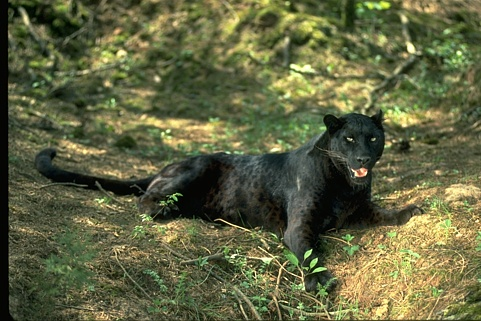
#> input picture img/panther.jpg, 481 x 321 px
$ jupyter execute paper_demo.ipynb   (shell and % lines are left out)
#> lines starting #> are read from the running program, lines starting #| are printed output that depends on the picture; after the words box and inside, x2 and y2 are one past the last pixel; in counts of white or black regions, pixels touching at a corner belong together
[cell 1]
import numpy as np
import cv2 as cv
import matplotlib
from matplotlib import pyplot as plt

[cell 2]
def calc_border_mask(img, T_percent):
    """计算得到边缘附近像素点位置的掩模。
    1. 使用拉普拉斯算子计算得到img的边缘图像
    2. 选取边缘图像最大值的T_percent作为阈值对边缘图像做阈值处理，得到一幅二值图像。该二值图像即为结果（亮点即可认为是边缘附近的像素点）
    """
    lap_img = abs(cv.Laplacian(img, -1))
    # lap_kernel = np.array([[1, 1, 1], [1, -8, 1], [1, 1, 1]])
    # lap_img = abs(cv.filter2D(img, -1, lap_kernel))
    lap_hist = cv.calcHist([lap_img], [0], None, [256], [0,256])

    T = np.max(lap_img) * T_percent # 阈值取拉普拉斯图像中最大值的xx%
    _, border_mask = cv.threshold(lap_img, T, 255, cv.THRESH_BINARY)
    return border_mask

[cell 3]
def max_entropy_1d(hist_normal):
    """
    Implement Kapur-Sahoo-Wong (1d Maximum Entropy) thresholding method.
    paper: J. N. KAPUR, P. K. SAHOO, A. K. C. WONG.
    A New Method for Gray-Level Picture Thresholding Using the Entropy of the Histogram[J].
    COMPUTER VISION, GRAPHICS, AND IMAGE PROCESSING, 1985, 29:273-285.

    Params:
        hist_normal [1d np.array]: 归一化后的图像灰度直方图。
    Return:
        threshold [int]
    """

    # calculate normalized CDF (cumulative density function)
    cdf_normal = hist_normal.cumsum()

    valid_idxs = np.nonzero(hist_normal)[0]
    valid_p_i = hist_normal[valid_idxs]
    H_s_cum = -np.cumsum(valid_p_i * np.log(valid_p_i))

    H_n = H_s_cum[-1]

    max_ent, threshold = 0, 0
    ents = []
    for i in range(len(H_s_cum) - 1): # 忽略最后一个非零点，防止P_s为1导致(1 - P_s)为0
        s = valid_idxs[i]
        P_s = cdf_normal[s]
        H_s = H_s_cum[i]
        total_ent = np.log(P_s * (1 - P_s)) + H_s/P_s + (H_n - H_s)/(1 - P_s)

        ents.append(total_ent)
        # find max
        if total_ent > max_ent:
            max_ent, threshold = total_ent, s

    return threshold, max_ent, valid_idxs, ents

[cell 4]
img_name = 'img/panther.jpg'
img = cv.imread(img_name, cv.IMREAD_GRAYSCALE)
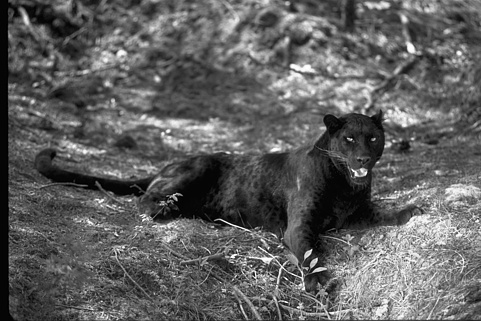
#> img: shape (321, 481); min 0, max 255, mean 95.5

hist = cv.calcHist([img], [0], None, [256], [0,256])
#> hist = 256 values, max 2639 at index 5, min 17 at index 253, mean 603.1
hist_normal = cv.normalize(hist.ravel(), None, norm_type=cv.NORM_L1).ravel()
#> hist_normal = 256 values, max 0.0171 at index 5, min 0.00011 at index 253, mean 0.00391

border_mask = calc_border_mask(img, T_percent=0.2)
#> in calc_border_mask, `lap_img = abs(cv.Laplacian(img, -1))`:
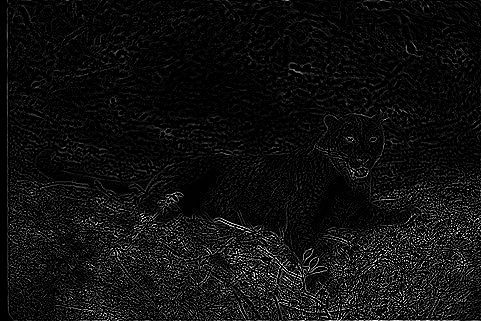
#> lap_img: shape (321, 481); min 0, max 255, mean 15.9
#> in calc_border_mask, `lap_hist = cv.calcHist([lap_img], [0], None, [256], [0,256])`: lap_hist = 256 values, max 77641 at index 0, min 2 at index 252, mean 603.1
#> in calc_border_mask, `T = np.max(lap_img) * T_percent`: T = 51
#> in calc_border_mask, `_, border_mask = cv.threshold(lap_img, T, 255, cv.THRESH_BINARY)`:
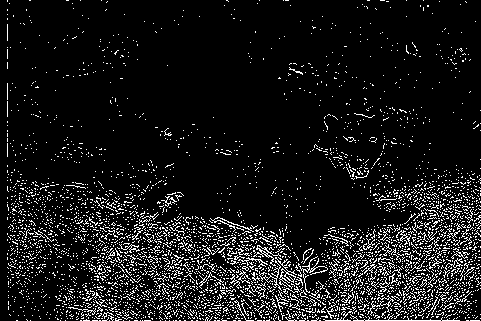
#> border_mask: shape (321, 481); 9.3% white in thin lines or dots
masked_img = cv.bitwise_and(img, img, mask=border_mask)
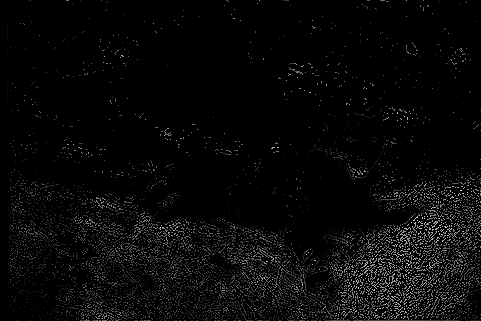
#> masked_img: shape (321, 481); min 0, max 225, mean 7.9
masked_img_hist = cv.calcHist([img], [0], border_mask, [256], [0,256])
#> masked_img_hist = 256 values, max 175 at index 63, min 0 at index 210, mean 56.22
masked_img_hist_normal = cv.normalize(masked_img_hist.ravel(), None, norm_type=cv.NORM_L1).ravel()
#> masked_img_hist_normal = 256 values, max 0.0122 at index 63, min 0 at index 210, mean 0.00391

th1, max_ent1, valid_range1, ents1 = max_entropy_1d(hist_normal)
#> in max_entropy_1d, `cdf_normal = hist_normal.cumsum()`: cdf_normal = 256 values from 0.00161 to 1
#> in max_entropy_1d, `valid_idxs = np.nonzero(hist_normal)[0]`: valid_idxs = 256 values from 0 to 255
#> in max_entropy_1d, `valid_p_i = hist_normal[valid_idxs]`: valid_p_i has the same summary as hist_normal outside max_entropy_1d
#> in max_entropy_1d, `H_s_cum = -np.cumsum(valid_p_i * np.log(valid_p_i))`: H_s_cum = 256 values from 0.0104 to 5.23
#> in max_entropy_1d, `H_n = H_s_cum[-1]`: H_n = 5.23
#> the loop in max_entropy_1d, `for i in range(len(H_s_cum) - 1):` made 255 passes
#> (P_s, H_s, total_ent, max_ent) on passes 1, 2, 3, 4, 5, 7, 8, 9, 10, 11, 12, 13: (0.00161, 0.0104, 5.22, 5.22), (0.0025, 0.0166, 5.87, 5.87), (0.00352, 0.0236, 6.28, 6.28), (0.00505, 0.0336, 6.57, 6.57), (0.00963, 0.0582, 6.61, 6.61), (0.0345, 0.166, 6.64, 6.64), (0.0395, 0.192, 6.83, 6.83), (0.0432, 0.213, 6.98, 6.98), (0.0457, 0.228, 7.09, 7.09), (0.0478, 0.24, 7.18, 7.18), (0.0496, 0.252, 7.26, 7.26), (0.0513, 0.263, 7.34, 7.34)
#> (P_s, H_s, total_ent) on pass 6: (0.0267, 0.128, 6.37)
#> after the loop in max_entropy_1d, `for i in range(len(H_s_cum) - 1):`: ents = 255 values, max 9.35 at index 142, min 5.21 at index 254, mean 8.67; max_ent = 9.35; threshold = 142
#> th1 = 142; max_ent1 = 9.35; valid_range1 = 256 values from 0 to 255; ents1 has the same summary as ents in max_entropy_1d
th2, max_ent2, valid_range2, ents2 = max_entropy_1d(masked_img_hist_normal)
#> the loop in max_entropy_1d (call 2), `for i in range(len(H_s_cum) - 1):` made 214 passes
#> (P_s, H_s, total_ent, max_ent) on passes 1 to 12: (0.00598, 0.0306, 5.09, 5.09), (0.00785, 0.0424, 5.63, 5.63), (0.0101, 0.0563, 6.04, 6.04), (0.0115, 0.0651, 6.28, 6.28), (0.0129, 0.0742, 6.49, 6.49), (0.0142, 0.0833, 6.67, 6.67), (0.0161, 0.0948, 6.84, 6.84), (0.0181, 0.108, 6.98, 6.98), (0.0209, 0.124, 7.12, 7.12), (0.0221, 0.132, 7.21, 7.21), (0.0238, 0.143, 7.31, 7.31), (0.0251, 0.151, 7.39, 7.39)
#> P_s on pass 14: 0.0289
# [5 lines of commented-out code are left out]
_, thr_img1 = cv.threshold(img, th1, 255, cv.THRESH_BINARY)
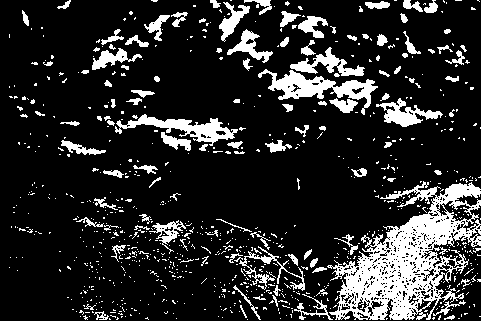
#> thr_img1: shape (321, 481); 16.4% white; 866 white regions (757 under 20 px), largest, box (x1, y1, x2, y2) and area: (327, 181, 481, 320) 9117, (258, 69, 378, 115) 1758, (115, 114, 238, 146) 1294
_, thr_img2 = cv.threshold(img, th2, 255, cv.THRESH_BINARY)
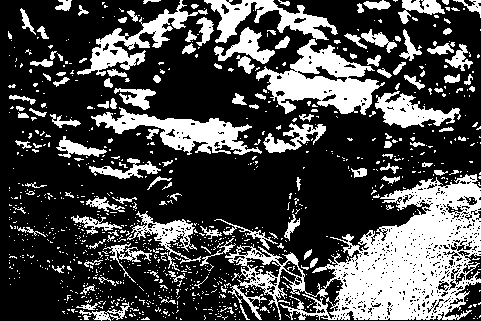
#> thr_img2: shape (321, 481); 29.4% white; 985 white regions (853 under 20 px), largest, box (x1, y1, x2, y2) and area: (225, 174, 481, 320) 15335, (256, 39, 385, 115) 4394, (91, 107, 262, 155) 3052

# plt.imshow(thr_img, 'gray')
# plt.imshow(border_mask, 'gray')

print(f'由传统一维最大熵分割算法计算出的图像{img_name}的阈值为: {th1}')
#| 由传统一维最大熵分割算法计算出的图像img/panther.jpg的阈值为: 142
plt.hist(img.ravel(), 255, [1,256], density=True)
plt.plot(th1, hist_normal[th1], 'ro')

# print(f'由边缘信息改良后的一维最大熵分割算法计算出的图像{img_name}的阈值为: {th2}')
# plt.hist(masked_img.ravel(), 255, [1,256], density=True)
# plt.plot(th2, masked_img_hist_normal[th2], 'ro')
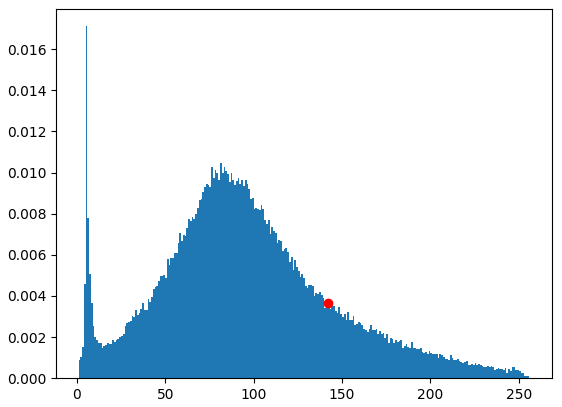
#> figure drawn by matplotlib, 1 panel; tallest bar 0.0171 high, from x = 5 to 6

$ run again, with img/arrow.jpg copied over img/panther.jpg
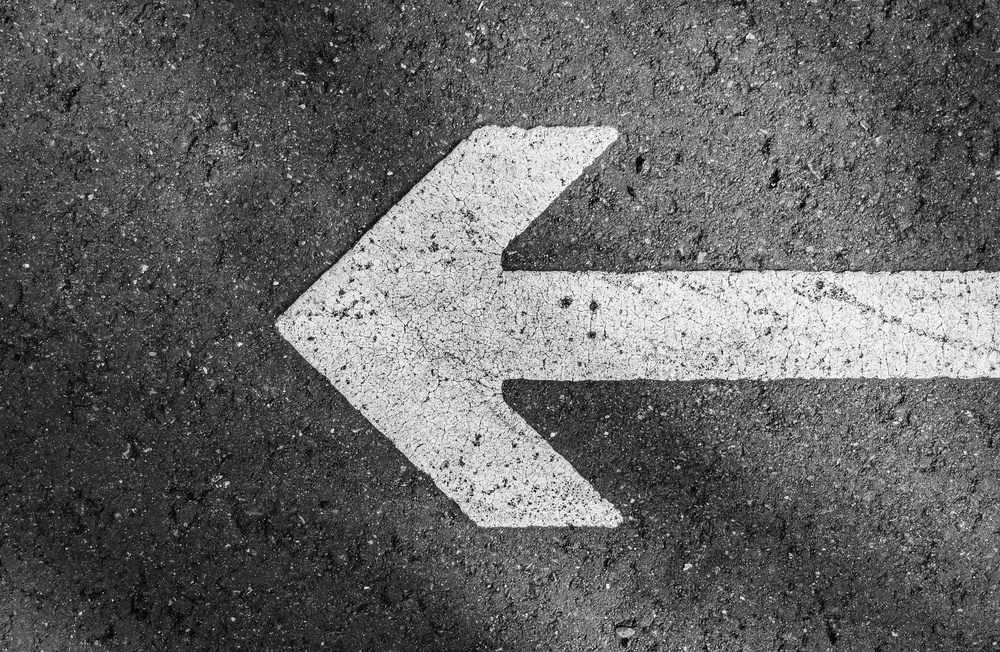
#> input picture img/arrow.jpg, 1000 x 652 px, shrunk from 1920 x 1252 before the run
#> img is the input picture: shape (652, 1000); min 0, max 255, mean 101.2
#> hist = 256 values, max 6295 at index 58, min 87 at index 1, mean 2546.9
#> hist_normal = 256 values, max 0.00965 at index 58, min 0.000133 at index 1, mean 0.00391
#> lap_hist = 256 values, max 318446 at index 0, min 78 at index 248, mean 2546.9
#> T = 51
#> in calc_border_mask, `_, border_mask = cv.threshold(lap_img, T, 255, cv.THRESH_BINARY)`:
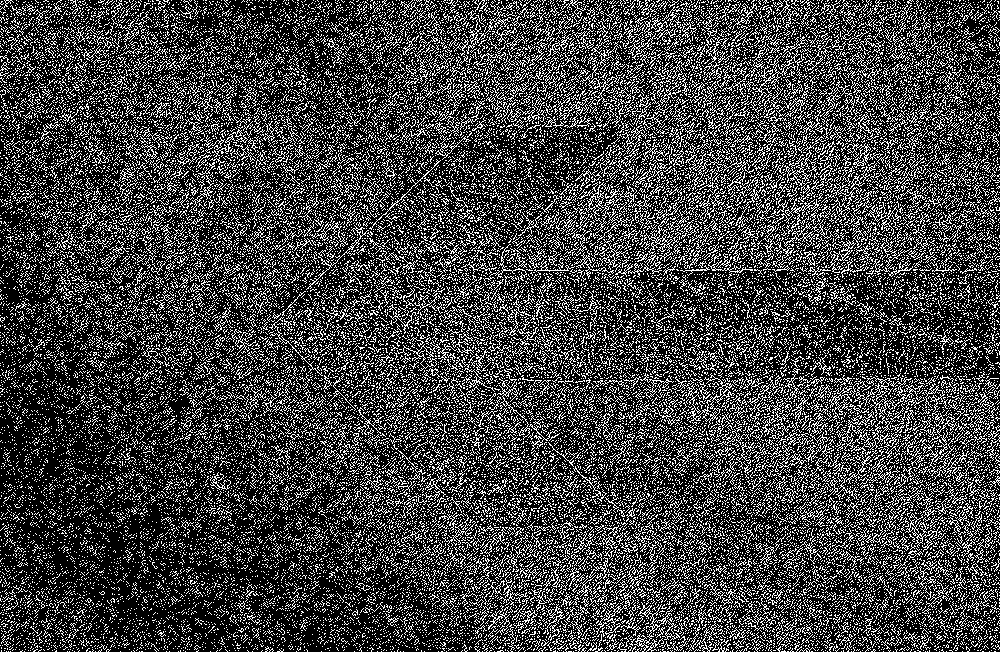
#> border_mask: shape (652, 1000); 25.6% white in thin lines or dots
#> masked_img_hist = 256 values, max 2069 at index 49, min 0 at index 231, mean 651.2
#> masked_img_hist_normal = 256 values, max 0.0124 at index 49, min 0 at index 231, mean 0.00391
#> cdf_normal = 256 values from 0.000255 to 1
#> valid_idxs = 256 values from 0 to 255
#> valid_p_i has the same summary as hist_normal outside max_entropy_1d
#> H_s_cum = 256 values from 0.00211 to 5.29
#> H_n = 5.29
#> the loop in max_entropy_1d, `for i in range(len(H_s_cum) - 1):` made 255 passes
#> (P_s, H_s, total_ent, max_ent) on passes 1 to 8: (0.000255, 0.00211, 5.29, 5.29), (0.000388, 0.0033, 5.93, 5.93), (0.000575, 0.0049, 6.35, 6.35), (0.00075, 0.00642, 6.65, 6.65), (0.000994, 0.00845, 6.87, 6.87), (0.0013, 0.0109, 7.04, 7.04), (0.00161, 0.0134, 7.19, 7.19), (0.00202, 0.0166, 7.31, 7.31)
#> after the loop in max_entropy_1d, `for i in range(len(H_s_cum) - 1):`: ents = 255 values, max 9.47 at index 130, min 5.28 at index 254, mean 8.74; max_ent = 9.47; threshold = 130
#> max_ent1 = 9.47; valid_range1 = 256 values from 0 to 255; ents1 has the same summary as ents in max_entropy_1d
#> the loop in max_entropy_1d (call 2), `for i in range(len(H_s_cum) - 1):` made 231 passes
#> (P_s, H_s, total_ent, max_ent) on passes 1 to 8: (0.000918, 0.00642, 5.07, 5.07), (0.00142, 0.0102, 5.71, 5.71), (0.00204, 0.0148, 6.13, 6.13), (0.00259, 0.0189, 6.42, 6.42), (0.0033, 0.0241, 6.64, 6.64), (0.00423, 0.0306, 6.82, 6.82), (0.00513, 0.0369, 6.97, 6.97), (0.00629, 0.0447, 7.09, 7.09)
#> thr_img1: shape (652, 1000); 25.7% white; 11535 white regions (11207 under 20 px), largest, box (x1, y1, x2, y2) and area: (275, 96, 1000, 529) 114263, (714, 76, 827, 225) 2773, (790, 182, 856, 270) 1137
#> thr_img2: shape (652, 1000); 32.4% white; 11959 white regions (11652 under 20 px), largest, box (x1, y1, x2, y2) and area: (275, 11, 1000, 530) 162057, (537, 546, 625, 652) 2651, (929, 500, 976, 541) 646
#| 由传统一维最大熵分割算法计算出的图像img/panther.jpg的阈值为: 130
#> `[cell 4] img_name = 'img/panther.jpg' img = cv.imread(img_name, cv.IMR..`:
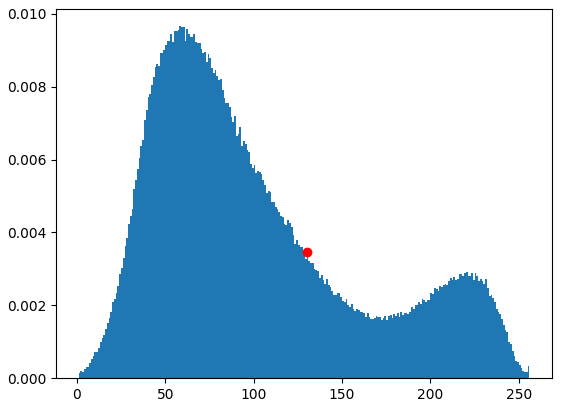
#> figure drawn by matplotlib, 1 panel; tallest bar 0.00966 high, from x = 58 to 59
